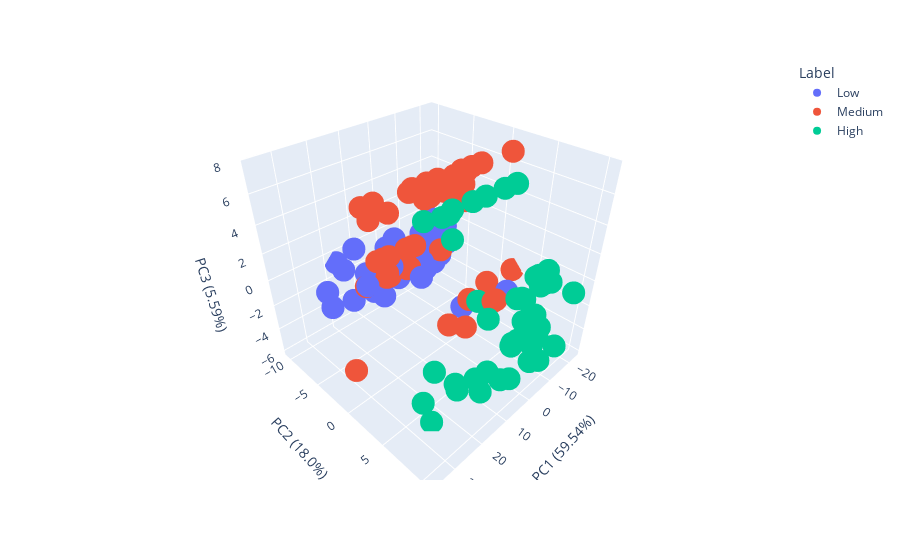

Here is the notebook cell this chart was saved with:
### Markdown cell above
## Method 2: Principal Component Analysis (PCA)

Principal Component Analysis is an unsupervised learning method used for dimensionality reduction. By identifying the principal components (PC), which are linear combinations of the original variables, PCA simplifies complex datasets, and reveals underlying structures.

Since principal components maximizes capturing the variance of the data, a PCA plot can help visualize the overall linear relationship between the datapoints. The following subsection will visualize the PCA plot, and then extract the features that make up the principal components.

Note: top 5 features from each principal component will be extracted.
- Method 2a: Uses 2 PC
- Method 2b: Uses 3 PC

### Code cell
x = features
y=df["Level"]
n_comp=10
pc_list = [f"PC{i+1}" for i in range(n_comp)]

from sklearn import decomposition
pca = decomposition.PCA(n_components=n_comp)
pc = pca.fit_transform(x)
pc_df = pd.DataFrame(data=pc,columns=pc_list)
pc_df['Label'] = y

var = pd.DataFrame({'Variance':pca.explained_variance_ratio_,
             'PC':pc_list})

#txt = "figure caption"

#Make a 3D plot for the PC
import plotly.express as plotly_express
figure = plotly_express.scatter_3d(pc_df,x="PC1",y="PC2",z="PC3",color="Label",)
figure.update_layout(showlegend=True,
                     scene=dict(
                         xaxis_title="PC1 ("+ str(round(var['Variance'][0]*100,2)) + "%)",
                         yaxis_title="PC2 ("+ str(round(var['Variance'][1]*100,2)) + "%)",
                         zaxis_title="PC3 ("+ str(round(var['Variance'][2]*100,2)) + "%)"
                     ))
#figure.figtext(0.5, 0.01, txt, wrap=True, horizontalalignment='center', fontsize=12)
figure.show()

### Figure 1 — Plotly figure (JSON) as saved in the notebook; plotly's stock layout.template omitted (floating-point values rounded to 4 significant figures; data arrays with more than 128 entries replaced by an {"elided": "..."} marker saying what was removed)
{"data": [{"hovertemplate": "Label=Low<br>PC1=%{x}<br>PC2=%{y}<br>PC3=%{z}<extra></extra>", "legendgroup": "Low", "marker": {"color": "#636efa", "symbol": "circle"}, "mode": "markers", "name": "Low", "scene": "scene", "showlegend": true, "type": "scatter3d", "x": {"elided": "303 float values"}, "y": {"elided": "303 float values"}, "z": {"elided": "303 float values"}}, {"hovertemplate": "Label=Medium<br>PC1=%{x}<br>PC2=%{y}<br>PC3=%{z}<extra></extra>", "legendgroup": "Medium", "marker": {"color": "#EF553B", "symbol": "circle"}, "mode": "markers", "name": "Medium", "scene": "scene", "showlegend": true, "type": "scatter3d", "x": {"elided": "332 float values"}, "y": {"elided": "332 float values"}, "z": {"elided": "332 float values"}}, {"hovertemplate": "Label=High<br>PC1=%{x}<br>PC2=%{y}<br>PC3=%{z}<extra></extra>", "legendgroup": "High", "marker": {"color": "#00cc96", "symbol": "circle"}, "mode": "markers", "name": "High", "scene": "scene", "showlegend": true, "type": "scatter3d", "x": {"elided": "365 float values"}, "y": {"elided": "365 float values"}, "z": {"elided": "365 float values"}}], "layout": {"legend": {"title": {"text": "Label"}, "tracegroupgap": 0}, "margin": {"t": 60}, "scene": {"domain": {"x": [0, 1], "y": [0, 1]}, "xaxis": {"title": {"text": "PC1 (59.54%)"}}, "yaxis": {"title": {"text": "PC2 (18.0%)"}}, "zaxis": {"title": {"text": "PC3 (5.59%)"}}}, "showlegend": true}}
